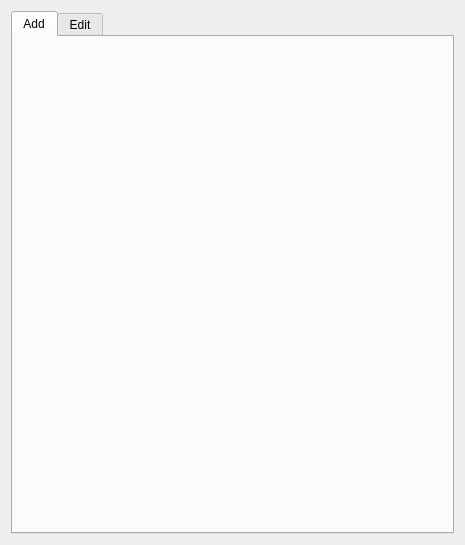
<?xml version="1.0" encoding="UTF-8"?>
<ui version="4.0">
 <class>Form</class>
 <widget class="QWidget" name="Form">
  <property name="geometry">
   <rect>
    <x>0</x>
    <y>0</y>
    <width>465</width>
    <height>545</height>
   </rect>
  </property>
  <property name="windowTitle">
   <string>Form</string>
  </property>
  <layout class="QGridLayout" name="gridLayout">
   <item row="0" column="0">
    <widget class="QTabWidget" name="tab_widget">
     <property name="currentIndex">
      <number>0</number>
     </property>
     <widget class="QWidget" name="add_tab">
      <attribute name="title">
       <string>Add</string>
      </attribute>
      <layout class="QVBoxLayout" name="verticalLayout"/>
     </widget>
     <widget class="QWidget" name="edit_tab">
      <attribute name="title">
       <string>Edit</string>
      </attribute>
      <layout class="QVBoxLayout" name="verticalLayout_2">
       <item>
        <widget class="QStackedWidget" name="edit_stack">
         <property name="currentIndex">
          <number>0</number>
         </property>
         <widget class="QWidget" name="empty_widget">
          <layout class="QVBoxLayout" name="verticalLayout_3">
           <item>
            <widget class="QLabel" name="label">
             <property name="font">
              <font>
               <weight>75</weight>
               <bold>true</bold>
              </font>
             </property>
             <property name="styleSheet">
              <string notr="true">QLabel { color: grey; }</string>
             </property>
             <property name="text">
              <string>Select an object.</string>
             </property>
             <property name="alignment">
              <set>Qt::AlignCenter</set>
             </property>
            </widget>
           </item>
          </layout>
         </widget>
         <widget class="QWidget" name="page_2"/>
        </widget>
       </item>
      </layout>
     </widget>
    </widget>
   </item>
  </layout>
 </widget>
 <resources/>
 <connections/>
</ui>
